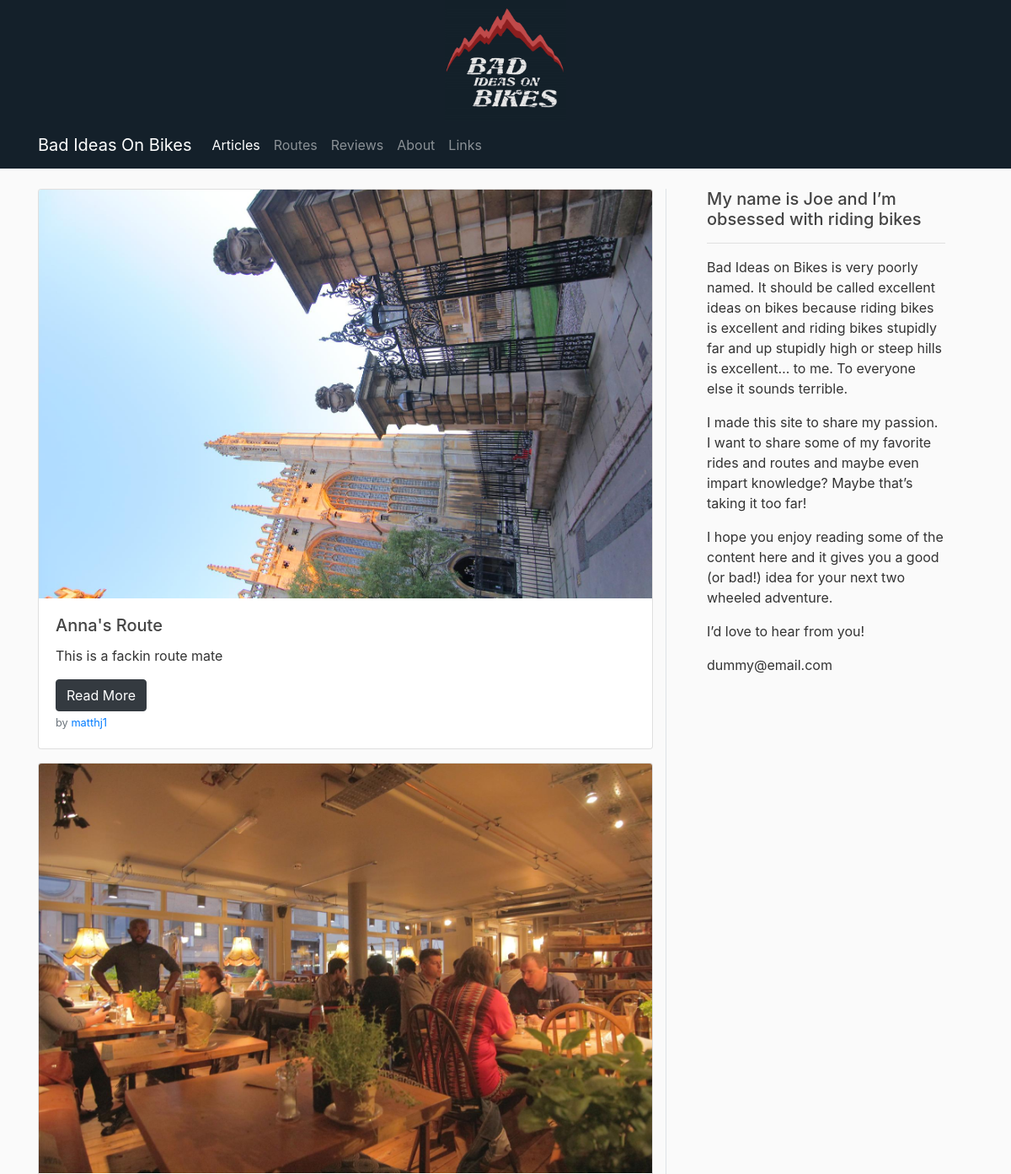
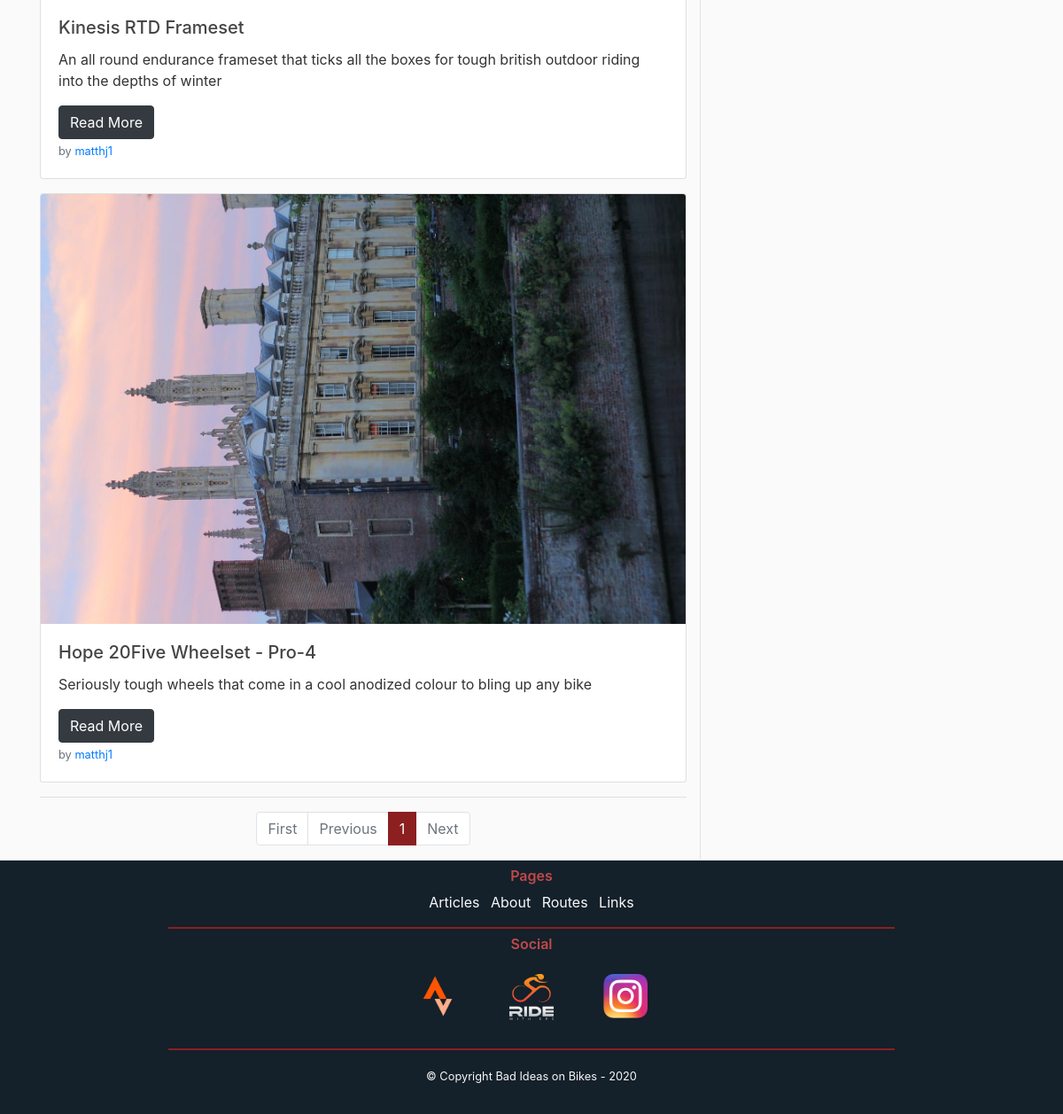
The page /home on the database its author committed (2 pictures, top to bottom).
### flaskbiob/models.py (models this page shows, shortened)
class Posts(db.Model):
    id = db.Column(db.Integer, primary_key=True)
    post_type = db.Column(db.String(7), nullable=False)
    title = db.Column(db.String(100), nullable=False)
    date = db.Column(db.DateTime, nullable=False, default=datetime.utcnow)
    leader = db.Column(db.Text, nullable=False)
    content = db.Column(db.Text, nullable=False)
    post_image = db.Column(db.String(100), nullable=False, default="default_post.jpg")
    user = db.Column(db.Integer, db.ForeignKey("users.id"), nullable=False)
    routes = db.relationship("Routes", backref="post_route", lazy="joined", uselist=False)
    reviews = db.relationship("Reviews", backref="post_review", lazy="joined", uselist=False)

class Users(db.Model, UserMixin):
    id = db.Column(db.Integer, primary_key=True)
    username = db.Column(db.String(20), unique=True, nullable=False)
    email = db.Column(db.String(100), unique=True, nullable=False)
    image_file = db.Column(db.String(20), nullable=False, default="default.png")
    password = db.Column(db.String(60), nullable=False)
    posts = db.relationship("Posts", backref="author", lazy=True)
    routes = db.relationship("Routes", backref="author", lazy=True)
    reviews = db.relationship("Reviews", backref="author", lazy=True)

### flaskbiob/main/routes.py (the view)
@main.route("/")
@main.route("/home")
def homePage():
    page = request.args.get("page", 1, type=int)
    posts = Posts.query.order_by(Posts.date.desc()).paginate(page=page, per_page=5)
    return render_template("Home.html", posts=posts)

### flaskbiob/templates/Home.html
{% extends "BASE.html" %}
    {% block content %}
    <div class="row">
        <div class="col-lg-8" id="main">
            {% for post in posts.items %}
            <div class="card mb-3">
              <img src="{{ url_for('static', filename='post_pics/' + post.post_image) }}" class="card-img-top" alt="...">
              <div class="card-body">
                <h5 class="card-title">{{ post.title }}</h5>
                <p class="card-text">{{ post.leader }}</p>
                  <a href="{{ url_for('posts.postPage', post_id = post.id) }}" class="btn btn-dark">Read More</a>
                  <p class="card-text"><small class="text-muted">by <a href="{{ url_for('users.userpostPage', username=post.author.username) }}">{{ post.author.username }}</a></small></p>
              </div>
            </div>
            {% endfor %}
            <hr>
            <div class="d-flex justify-content-center">
                <nav aria-label="Page navigation example">
                    <ul class="pagination">
                        <li class="page-item {% if not posts.has_prev %}disabled{% endif %}"><a class="page-link" href="{{ url_for('main.homePage', page=1) }}">First</a></li>
                        <li class="page-item {% if not posts.has_prev %}disabled{% endif %}"><a class="page-link" href="{{ url_for('main.homePage', page=posts.prev_num) }}">Previous</a></li>
                        {% for page_num in posts.iter_pages() %}
                            {% if page_num %}
                                <li class="page-item {% if posts.page == page_num %}active{% endif %}"><a class="page-link" href="{{ url_for('main.homePage', page=page_num) }}">{{ page_num }}</a></li>
                            {% endif %}
                        {% endfor %}
                        <li class="page-item {% if not posts.has_next %}disabled{% endif %}"><a class="page-link" href="{{ url_for('main.homePage', page=posts.next_num) }}">Next</a></li>
                    </ul>
                </nav>
            </div>
        </div>
        <div class="col-4 order-2 px-5 border-left d-none d-lg-block pb-3" id="sticky-sidebar">
            <div class="sticky-top sticky-offset">
                <h5>My name is Joe and I’m obsessed with riding bikes</h5>
                <hr>
                <p>Bad Ideas on Bikes is very poorly named. It should be called excellent ideas on bikes because riding bikes is excellent and riding bikes stupidly far and up stupidly high or steep hills is excellent… to me. To everyone else it sounds terrible.</p>
                <p>I made this site to share my passion. I want to share some of my favorite rides and routes and maybe even impart knowledge? Maybe that’s taking it too far!</p>
                <p>I hope you enjoy reading some of the content here and it gives you a good (or bad!) idea for your next two wheeled adventure.</p>
                <p>I’d love to hear from you!</p>
                <p>dummy@email.com</p>
            </div>
        </div>
    </div>
    {% endblock content %}

### flaskbiob/static/main.css (style rules this page uses)
body { background: #fafafa; color: #333333; }
h1, h2, h3, h4, h5, h6 { color: #444444; }
.pagination > li > a { background-color: white; color: #444444; }
.pagination > .active > a { color: white; background-color: #8c1f1f !Important; border: solid 1px #8c1f1f !Important; }
.sticky-offset { top: 70px; z-index: -1; }

### rows shown on the page
Posts: post_image (picture), title "Anna's Route", leader "This is a fackin route mate", author.username "matthj1"
Posts: post_image (picture), title "Kinesis RTD Frameset", leader "An all round endurance frameset that ticks all the boxes for tough british outdoor riding into the depths of winter", author.username "matthj1"
Posts: post_image (picture), title "Hope 20Five Wheelset - Pro-4", leader "Seriously tough wheels that come in a cool anodized colour to bling up any bike", author.username "matthj1"

### other values the page prints
{{ page_num }} "1"
